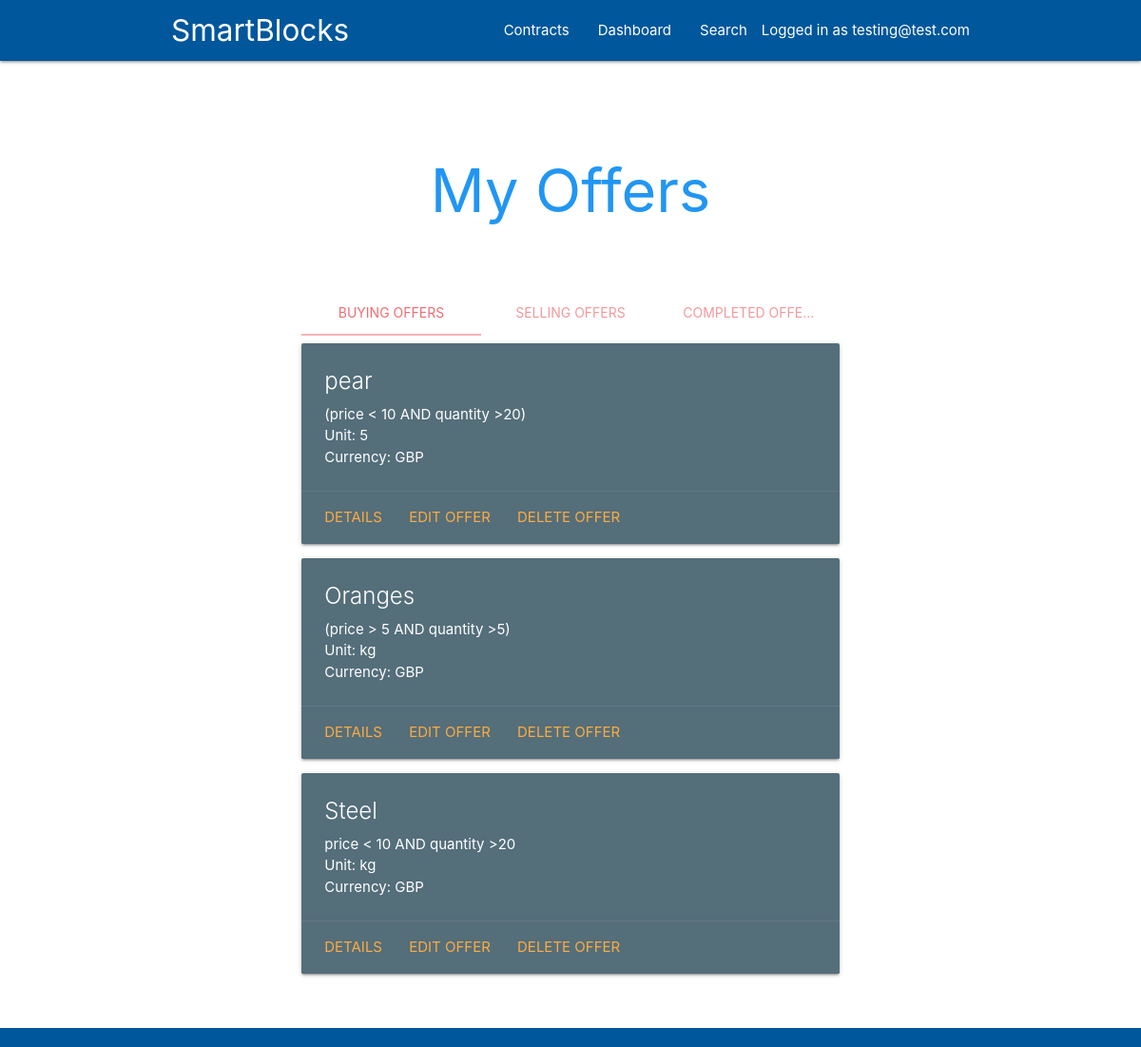
The page /webapp/myOffers/ (signed in) on the database its author committed.
### webapp/models.py (models this page shows, shortened)
class Offer(models.Model):
    buyer = models.ForeignKey(settings.AUTH_USER_MODEL, on_delete=models.CASCADE, related_name="b",null=True)
    seller = models.ForeignKey(settings.AUTH_USER_MODEL, on_delete=models.CASCADE, related_name="s", null=True)
    asset_name = models.CharField(max_length=100)
    condition_help = "Keywords: <span class='keyword'>AND</span>, <span class='keyword'>OR</span>.</br>Operations: <, >, =</br>Variables: <span class='variable'>price</span>, <span class='variable'>quantity</span></br>Use parentheses to group statements.</br></br>Example:</br> (<span class='variable'>price</span> < 100 <span class='keyword'>AND</span> (<span class='variable'>quantity</span> > 20 <span class='keyword'>AND</span> <span class='variable'>quantity</span> < 50)) </br><span class='keyword'>OR</span> (<span class='variable'>price</span> < 120 <span class='keyword'>AND</span> <span class='variable'>quantity</span> < 20)"
    completion_condition = models.CharField(max_length=256, help_text=condition_help)
    unit = models.CharField(max_length=10)
    GBP = 'GBP'
    USD = 'USD'
    BTC = 'BTC'
    CURRENCY_CHOICES = ((GBP, 'GBP'), (USD, 'USD'), (BTC, 'BTC'))
    currency = models.CharField(max_length=3, choices=CURRENCY_CHOICES, default=GBP)
    quantity = models.DecimalField(default=0, max_digits=20,decimal_places=4)
    price = models.DecimalField(default=0, max_digits=30, decimal_places=10)
    BUY = 'Buy'
    SELL = 'Sell'
    CONTRACT_CHOICES = ((BUY, 'BUY'),(SELL, 'SELL'))
    contract_type = models.CharField(max_length=4, choices=CONTRACT_CHOICES, default=BUY)

### webapp/views.py (the view)
# urls.py: path('myOffers/', views.myOffers, name='myOffers'),
@login_required
def myOffers(request):
    user = request.user
    buy_offers = Offer.objects.filter(buyer=user,seller=None)
    sell_offers = Offer.objects.filter(seller=user,buyer=None)
    completed_offers = Offer.objects.filter(Q(buyer=user) | Q(seller=user)).exclude(buyer=None).exclude(seller=None)
    return render(request, 'webapp/myOffers.html', {'buy_offers':buy_offers,'sell_offers':sell_offers,'completed_offers':completed_offers})

### webapp/templates/webapp/myOffers.html (shortened to what this page needs)
{% extends 'base.html' %}
{% block header %}
      <h1 class="header center blue-text">My Offers</h1>
{% endblock %}
{% block content %}
<div class = "container">
	<div class="row">
		<div class="col s12">
			<ul class="tabs">
				<li class="tab col s4"><a href="#test1">Buying Offers</a></li>
				<li class="tab col s4"><a href="#test2">Selling Offers</a></li>
				<li class="tab col s4"><a href="#test4">Completed Offers</a></li>
			</ul>
		</div>
		<div id="test1" class="col s12" >
			{% if buy_offers.first is not None %}
			{% for offer in buy_offers %}
			<div class="card blue-grey darken-1">
				<div class="card-content white-text">
					<span class="card-title">{{ offer.asset_name }}</span>
					<p>{{ offer.completion_condition }}</p>
					<p>Unit: {{ offer.unit }}</p>
					<p>Currency: {{ offer.currency }}</p>
				</div>
				<div class="card-action">
					<a href="{% url 'webapp:details' offer.id %}">Details</a>
					<a href="{% url 'webapp:changeOffer' offer.id %}">Edit Offer</a>
					<a href="#">Delete Offer</a>
				</div>
			</div>
			{% endfor %}
			{% else %}
			You have no active buy offers.
			{% endif %}
			<br>
		</div>
	</div>
</div>
{% endblock %}

### webapp/templates/base.html (shortened to what this page needs)
{% load static %}
<!DOCTYPE html>
<html lang="en">
<head>
	<link href="{% static 'webapp/css/materialize.min.css' %}" type="text/css" rel="stylesheet" media="screen,projection"/>
	<link href="{% static 'webapp/css/style.css' %}" type="text/css" rel="stylesheet" media="screen,projection"/>
</head>
<body>
	<nav class="light-blue darken-4" role="navigation">
	<div class="nav-wrapper container"><a id="logo-container" href="{% url 'webapp:index' %}" class="brand-logo">SmartBlocks</a>
	<ul class="right hide-on-med-and-down">
		<li><a class='dropdown-trigger' data-target='dropdown1'>Contracts</a></li>
		<li><a href="{% url 'webapp:mySmartBlocks' %}">Dashboard</a></li>
		<li><a href="{% url 'webapp:searchOffer' %}">Search</a></li>
		{% if user.is_authenticated %}
		<li>Logged in as {{ request.user }}</li>
		{% else %}
		</li>Not logged in</li>
		{% endif %}
	</ul>
	</div>
	</nav>
	<div class="section no-pad-bot" id="index-banner">
		<div class="container">
			<br><br>
			{% block header %}
			{% endblock %}
			<br><br>
		</div>
	</div>
	<div class="container content">
		{% block content %}
		{% endblock %}
	</div>
	<footer class="page-footer light-blue darken-4">
	</footer>
</body>
</html>

### webapp/static/webapp/css/style.css (style rules this page uses)
html, body { height: 100%; }
body { display: flex; flex-direction: column; }
.content { flex: 1 0 auto; }
.page-footer { flex-shrink: 0; }

### rows shown on the page
Offer: asset_name "pear", completion_condition "(price < 10 AND quantity >20)", unit "5", currency "GBP"
Offer: asset_name "Oranges", completion_condition "(price > 5 AND quantity >5)", unit "kg", currency "GBP"
Offer: asset_name "Steel", completion_condition "price < 10 AND quantity >20", unit "kg", currency "GBP"

### other values the page prints
{{ request.user }} "testing@test.com"
